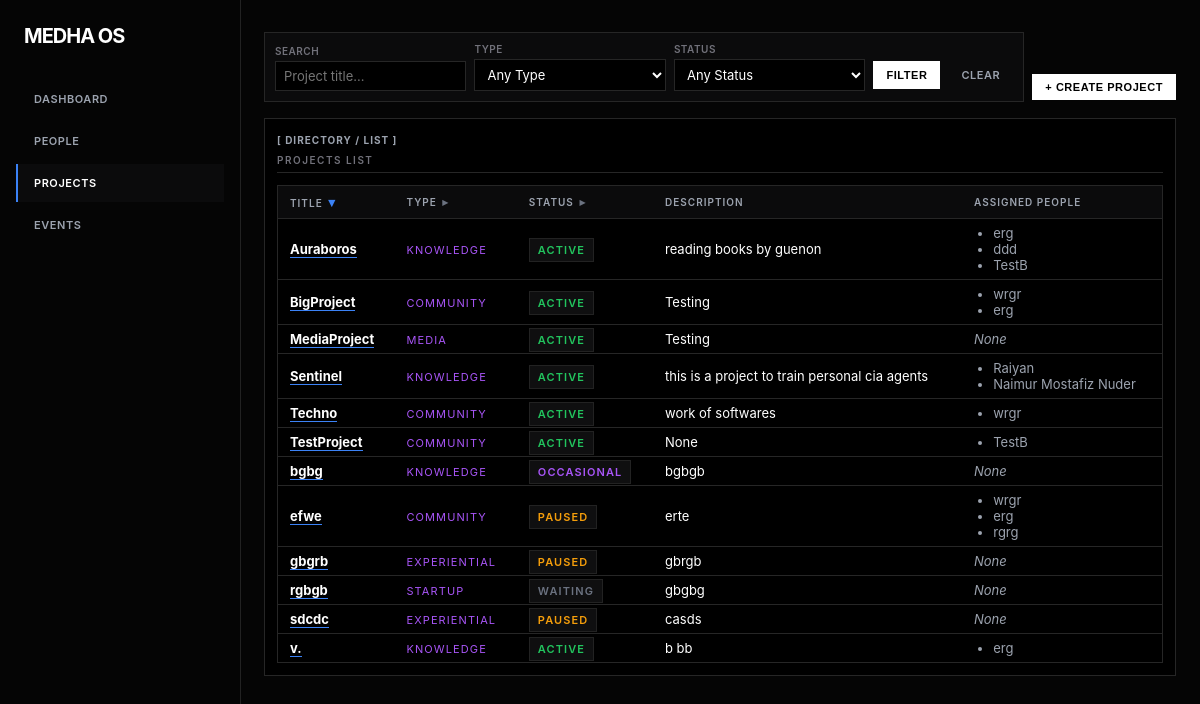
The app's page /projects with its own data.
### app.py (models this page shows)
class Project(db.Model):
    id = db.Column(db.Integer, primary_key=True)
    title = db.Column(db.String(200), nullable=False)
    description = db.Column(db.Text, nullable=True)
    status = db.Column(db.String(50), default='Active')
    project_type = db.Column(db.String(50), default='community')
    updated_at = db.Column(db.DateTime, default=datetime.utcnow, onupdate=datetime.utcnow)
    people = db.relationship('ProjectPerson', back_populates='project')

class ProjectPerson(db.Model):
    id = db.Column(db.Integer, primary_key=True)
    project_id = db.Column(db.Integer, db.ForeignKey('project.id'))
    person_id = db.Column(db.Integer, db.ForeignKey('person.id'))
    what_the_person_is_doing = db.Column(db.String(200), nullable=True)
    involvement_level = db.Column(db.String(50), nullable=True)
    notes = db.Column(db.Text, nullable=True)
    project = db.relationship('Project', back_populates='people')
    person = db.relationship('Person', back_populates='projects')

class Person(db.Model):
    id = db.Column(db.Integer, primary_key=True)
    name = db.Column(db.String(100), nullable=False)
    role = db.Column(db.String(100), nullable=True)
    primary_archetype = db.Column(db.String(10), nullable=True)
    caste = db.Column(db.String(10), nullable=True)
    agency = db.Column(db.String(20), nullable=True)
    status = db.Column(db.String(50), default='Active')
    updated_at = db.Column(db.DateTime, default=datetime.utcnow, onupdate=datetime.utcnow)
    projects = db.relationship('ProjectPerson', back_populates='person')

### app.py (the view, shortened to what this page needs)
@app.route('/projects', methods=['GET', 'POST'])
def projects():
    query = Project.query
    type_filter = request.args.get('project_type')
    status_filter = request.args.get('status')
    search = request.args.get('search')
    if search:
        query = query.filter(Project.title.ilike(f'%{search}%'))
    if type_filter:
        query = query.filter(Project.project_type == type_filter)
    if status_filter:
        query = query.filter(Project.status == status_filter)
    sort_by = request.args.get('sort_by', 'title')
    sort_order = request.args.get('sort_order', 'asc')
    valid_sort_columns = {'title': Project.title, 'project_type': Project.project_type, 'status': Project.status}
    if sort_by and sort_by != '_':
        col = valid_sort_columns.get(sort_by, Project.title)
        query = query.order_by(col.desc() if sort_order == 'desc' else col.asc())
    all_projects = query.all()
    all_people = Person.query.all()
    return render_template('projects.html', projects=all_projects, all_people=all_people, sort_by=sort_by, sort_order=sort_order,
        applied_filters={'project_type': type_filter, 'status': status_filter, 'search': search})

### templates/projects.html (shortened to what this page needs)
{% extends "base.html" %}
{% block content %}
<div style="display: flex; gap: 0.5rem; margin-bottom: 1rem; align-items: flex-end;">
    <div style="flex: 1;">
        <div class="filter-panel" style="margin: 0; padding: 10px;">
            <form method="GET" action="{{ url_for('projects') }}" class="filter-row" style="margin: 0;">
                <div class="form-group" style="min-width: 120px;">
                    <label>Search</label>
                    <input type="text" name="search" placeholder="Project title..." value="{{ applied_filters.search or '' }}">
                </div>
                <div class="form-group" style="min-width: 120px;">
                    <label>Type</label>
                    <select name="project_type">
                        <option value="">Any Type</option>
                    </select>
                </div>
                <div class="form-group" style="min-width: 120px;">
                    <label>Status</label>
                    <select name="status">
                        <option value="">Any Status</option>
                    </select>
                </div>
                <div style="display: flex; gap: 0.5rem; margin-bottom: 2px;">
                    <button type="submit" class="primary">Filter</button>
                    <a href="{{ url_for('projects') }}" class="clear-btn">Clear</a>
                </div>
            </form>
        </div>
    </div>
    <div style="display: flex; align-items: flex-end; gap: 0.5rem; margin-bottom: 2px;">
        <button class="primary" onclick="togglePanel('createProjectPanel')">+ Create Project</button>
    </div>
</div>
<div class="list-panel">
    <span class="panel-label">[ DIRECTORY / LIST ]</span>
    <h2 style="margin-top: 0;">Projects List</h2>
    {% if projects %}
    <table>
        <thead>
            <tr>
                <th class="sortable" data-sort="title" data-order="{{ '_' if sort_by == 'title' and sort_order == 'asc' else 'asc' }}">Title {% if sort_by == 'title' %}<span class="sort-arrow">&#9662;</span>{% else %}<span class="sort-arrow sort-hint">&#9656;</span>{% endif %}</th>
                <th class="sortable" data-sort="project_type" data-order="{{ '_' if sort_by == 'project_type' and sort_order == 'asc' else 'asc' }}">Type {% if sort_by == 'project_type' %}<span class="sort-arrow">&#9662;</span>{% else %}<span class="sort-arrow sort-hint">&#9656;</span>{% endif %}</th>
                <th class="sortable" data-sort="status" data-order="{{ '_' if sort_by == 'status' and sort_order == 'asc' else 'asc' }}">Status {% if sort_by == 'status' %}<span class="sort-arrow">&#9662;</span>{% else %}<span class="sort-arrow sort-hint">&#9656;</span>{% endif %}</th>
                <th>Description</th>
                <th>Assigned People</th>
            </tr>
        </thead>
        <tbody>
            {% for project in projects %}
            <tr>
                <td><strong><a href="{{ url_for('project_detail', id=project.id) }}" style="color: #ffffff; text-decoration: none; border-bottom: 1px solid #3b82f6;">{{ project.title }}</a></strong></td>
                <td><span style="color: #a855f7; font-size: 11px; text-transform: uppercase; letter-spacing: 0.1em;">{{ project.project_type }}</span></td>
                <td>
                    <span style="
                        padding: 4px 8px;
                        border-radius: 0;
                        font-size: 11px;
                        font-weight: 600;
                        text-transform: uppercase;
                        letter-spacing: 0.1em;
                        border: 1px solid #222;
                        background-color: #0f0f10;
                        {% if project.status == 'Active' %}color: #22c55e;
                        {% elif project.status == 'Paused' %}color: #f59e0b;
                        {% elif project.status == 'Occasional' %}color: #a855f7;
                        {% elif project.status == 'Waiting' %}color: #6b7280;
                        {% else %}color: #9ca3af;{% endif %}
                    ">
                        {{ project.status }}
                    </span>
                </td>
                <td>{{ project.description }}</td>
                <td>
                    {% if project.people %}
                        <ul style="margin: 0; padding-left: 1.2rem; color: #9ca3af;">
                        {% for pp in project.people %}
                            <li>{{ pp.person.name }}</li>
                        {% endfor %}
                        </ul>
                    {% else %}
                        <span style="color: #9ca3af; font-style: italic;">None</span>
                    {% endif %}
                </td>
            </tr>
            {% endfor %}
        </tbody>
    </table>
    {% else %}
    <p class="empty-state">No projects found.</p>
    {% endif %}
</div>
{% endblock %}

### templates/base.html (style rules this page uses)
body { font-family: 'Geist', 'Inter', system-ui, -apple-system, sans-serif; margin: 0; padding: 0; background-color: #050505; color: #ffffff; font-size: 13px; }
.sortable { cursor: pointer; user-select: none; }
.sort-arrow { color: #3b82f6; font-size: 13px; margin-left: 2px; }
.sort-hint { color: #6b7280; font-size: 11px; margin-left: 2px; }
h2 { font-weight: 600; font-size: 10px; letter-spacing: 0.15em; text-transform: uppercase; color: #71717a; margin-top: 0; margin-bottom: 12px; border-bottom: 1px solid #262626; padding-bottom: 6px; }
table { width: 100%; border-collapse: collapse; margin-top: 0.5rem; background: #000000; border: 1px solid #262626; table-layout: auto; }
th, td { padding: 6px 12px; text-align: left; border-bottom: 1px solid #262626; color: #ffffff; font-size: 13px; }
th { background-color: #0b0b0c; color: #9ca3af; font-weight: 600; font-size: 10px; text-transform: uppercase; letter-spacing: 0.1em; border-bottom: 1px solid #262626; padding-top: 8px; padding-bottom: 8px; }
tr:last-child td { border-bottom: none; }
.form-group { margin-bottom: 1rem; }
.form-group label { display: block; margin-bottom: 4px; font-weight: 600; font-size: 10px; text-transform: uppercase; letter-spacing: 0.05em; color: #71717a; }
.form-group input, .form-group textarea, .form-group select { width: 100%; padding: 6px 8px; background-color: #000000; color: #ffffff; border: 1px solid #262626; border-radius: 0; box-sizing: border-box; font-family: inherit; font-size: 13px; transition: border-color 0.2s; }
button { background-color: #262626; color: #ffffff; border: 1px solid #3f3f46; padding: 6px 12px; cursor: pointer; border-radius: 0; font-size: 11px; font-weight: 600; text-transform: uppercase; letter-spacing: 0.05em; transition: background-color 0.2s, color 0.2s; }
button.primary { background-color: #ffffff; color: #000000; border-color: #ffffff; }
a.clear-btn { color: #9ca3af; text-decoration: none; padding: 6px 12px; font-size: 11px; font-weight: 600; text-transform: uppercase; letter-spacing: 0.05em; border-radius: 0; border: 1px solid transparent; display: inline-block; }
.panel-label { display: inline-block; font-size: 10px; font-weight: 700; text-transform: uppercase; letter-spacing: 0.1em; color: #9ca3af; margin-bottom: 8px; }
.filter-panel { border: 1px solid #262626; background: #0b0b0c; padding: 12px; margin-bottom: 1.5rem; }
.list-panel { border: 1px solid #262626; background: #000000; padding: 12px; }
.filter-row { display: flex; gap: 0.5rem; flex-wrap: wrap; align-items: flex-end; }
.filter-row .form-group { margin-bottom: 0; flex: 1; min-width: 100px; }

### records on screen
Project: title "Auraboros", project_type "KNOWLEDGE", status "ACTIVE", description "reading books by guenon"
ProjectPerson: person.name "erg"
ProjectPerson: person.name "ddd"
ProjectPerson: person.name "TestB"
Project: title "BigProject", project_type "COMMUNITY", status "ACTIVE", description "Testing"
ProjectPerson: person.name "wrgr"
ProjectPerson: person.name "erg"
Project: title "MediaProject", project_type "MEDIA", status "ACTIVE", description "Testing", shows "None"
Project: title "Sentinel", project_type "KNOWLEDGE", status "ACTIVE", description "this is a project to train personal cia agents"
ProjectPerson: person.name "Raiyan"
ProjectPerson: person.name "Naimur Mostafiz Nuder"
Project: title "Techno", project_type "COMMUNITY", status "ACTIVE", description "work of softwares"
ProjectPerson: person.name "wrgr"
Project: title "TestProject", project_type "COMMUNITY", status "ACTIVE", description "None"
ProjectPerson: person.name "TestB"
Project: title "bgbg", project_type "KNOWLEDGE", status "OCCASIONAL", description "bgbgb", shows "None"
Project: title "efwe", project_type "COMMUNITY", status "PAUSED", description "erte"
ProjectPerson: person.name "wrgr"
ProjectPerson: person.name "erg"
ProjectPerson: person.name "rgrg"
Project: title "gbgrb", project_type "EXPERIENTIAL", status "PAUSED", description "gbrgb", shows "None"
Project: title "rgbgb", project_type "STARTUP", status "WAITING", description "gbgbg", shows "None"
Project: title "sdcdc", project_type "EXPERIENTIAL", status "PAUSED", description "casds", shows "None"
Project: title "v.", project_type "KNOWLEDGE", status "ACTIVE", description "b bb"
ProjectPerson: person.name "erg"
